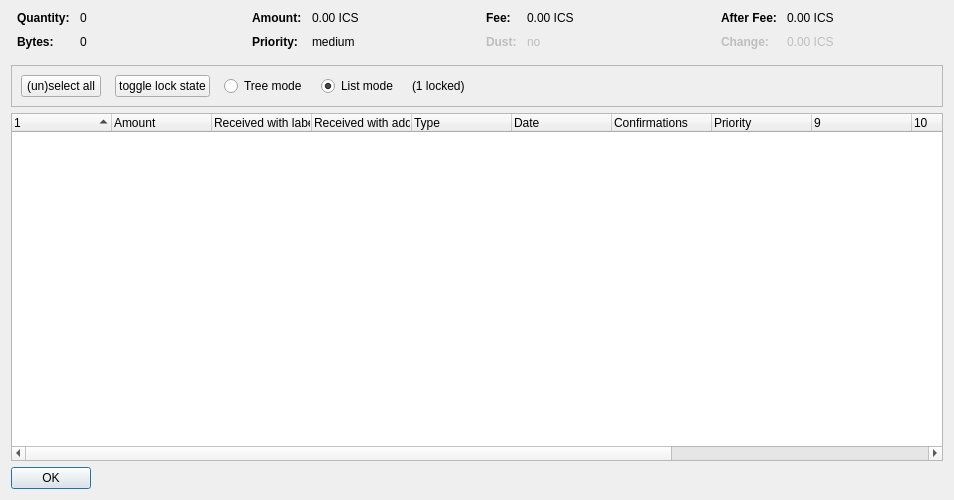
<?xml version="1.0" encoding="UTF-8"?>
<ui version="4.0">
 <class>CoinControlDialog</class>
 <widget class="QDialog" name="CoinControlDialog">
  <property name="geometry">
   <rect>
    <x>0</x>
    <y>0</y>
    <width>954</width>
    <height>500</height>
   </rect>
  </property>
  <property name="windowTitle">
   <string>Coin Selection</string>
  </property>
  <layout class="QVBoxLayout" name="verticalLayout">
   <item>
    <layout class="QHBoxLayout" name="horizontalLayoutTop" stretch="0,0,0,0">
     <property name="topMargin">
      <number>0</number>
     </property>
     <property name="bottomMargin">
      <number>10</number>
     </property>
     <item>
      <layout class="QFormLayout" name="formLayoutCoinControl1">
       <property name="horizontalSpacing">
        <number>10</number>
       </property>
       <property name="verticalSpacing">
        <number>10</number>
       </property>
       <property name="leftMargin">
        <number>6</number>
       </property>
       <property name="rightMargin">
        <number>6</number>
       </property>
       <item row="0" column="0">
        <widget class="QLabel" name="labelCoinControlQuantityText">
         <property name="font">
          <font>
           <weight>75</weight>
           <bold>true</bold>
          </font>
         </property>
         <property name="text">
          <string>Quantity:</string>
         </property>
        </widget>
       </item>
       <item row="0" column="1">
        <widget class="QLabel" name="labelCoinControlQuantity">
         <property name="cursor">
          <cursorShape>IBeamCursor</cursorShape>
         </property>
         <property name="contextMenuPolicy">
          <enum>Qt::ActionsContextMenu</enum>
         </property>
         <property name="text">
          <string notr="true">0</string>
         </property>
         <property name="textInteractionFlags">
          <set>Qt::LinksAccessibleByMouse|Qt::TextSelectableByKeyboard|Qt::TextSelectableByMouse</set>
         </property>
        </widget>
       </item>
       <item row="1" column="0">
        <widget class="QLabel" name="labelCoinControlBytesText">
         <property name="font">
          <font>
           <weight>75</weight>
           <bold>true</bold>
          </font>
         </property>
         <property name="text">
          <string>Bytes:</string>
         </property>
        </widget>
       </item>
       <item row="1" column="1">
        <widget class="QLabel" name="labelCoinControlBytes">
         <property name="cursor">
          <cursorShape>IBeamCursor</cursorShape>
         </property>
         <property name="contextMenuPolicy">
          <enum>Qt::ActionsContextMenu</enum>
         </property>
         <property name="text">
          <string notr="true">0</string>
         </property>
         <property name="textInteractionFlags">
          <set>Qt::LinksAccessibleByMouse|Qt::TextSelectableByKeyboard|Qt::TextSelectableByMouse</set>
         </property>
        </widget>
       </item>
      </layout>
     </item>
     <item>
      <layout class="QFormLayout" name="formLayoutCoinControl2">
       <property name="horizontalSpacing">
        <number>10</number>
       </property>
       <property name="verticalSpacing">
        <number>10</number>
       </property>
       <property name="leftMargin">
        <number>6</number>
       </property>
       <property name="rightMargin">
        <number>6</number>
       </property>
       <item row="0" column="0">
        <widget class="QLabel" name="labelCoinControlAmountText">
         <property name="font">
          <font>
           <weight>75</weight>
           <bold>true</bold>
          </font>
         </property>
         <property name="text">
          <string>Amount:</string>
         </property>
        </widget>
       </item>
       <item row="0" column="1">
        <widget class="QLabel" name="labelCoinControlAmount">
         <property name="cursor">
          <cursorShape>IBeamCursor</cursorShape>
         </property>
         <property name="contextMenuPolicy">
          <enum>Qt::ActionsContextMenu</enum>
         </property>
         <property name="text">
          <string notr="true">0.00 ICS</string>
         </property>
         <property name="textInteractionFlags">
          <set>Qt::LinksAccessibleByMouse|Qt::TextSelectableByKeyboard|Qt::TextSelectableByMouse</set>
         </property>
        </widget>
       </item>
       <item row="1" column="0">
        <widget class="QLabel" name="labelCoinControlPriorityText">
         <property name="font">
          <font>
           <weight>75</weight>
           <bold>true</bold>
          </font>
         </property>
         <property name="text">
          <string>Priority:</string>
         </property>
        </widget>
       </item>
       <item row="1" column="1">
        <widget class="QLabel" name="labelCoinControlPriority">
         <property name="cursor">
          <cursorShape>IBeamCursor</cursorShape>
         </property>
         <property name="contextMenuPolicy">
          <enum>Qt::ActionsContextMenu</enum>
         </property>
         <property name="text">
          <string>medium</string>
         </property>
         <property name="textInteractionFlags">
          <set>Qt::LinksAccessibleByMouse|Qt::TextSelectableByKeyboard|Qt::TextSelectableByMouse</set>
         </property>
        </widget>
       </item>
      </layout>
     </item>
     <item>
      <layout class="QFormLayout" name="formLayoutCoinControl3">
       <property name="horizontalSpacing">
        <number>10</number>
       </property>
       <property name="verticalSpacing">
        <number>10</number>
       </property>
       <property name="leftMargin">
        <number>6</number>
       </property>
       <property name="rightMargin">
        <number>6</number>
       </property>
       <item row="0" column="0">
        <widget class="QLabel" name="labelCoinControlFeeText">
         <property name="font">
          <font>
           <weight>75</weight>
           <bold>true</bold>
          </font>
         </property>
         <property name="text">
          <string>Fee:</string>
         </property>
        </widget>
       </item>
       <item row="0" column="1">
        <widget class="QLabel" name="labelCoinControlFee">
         <property name="cursor">
          <cursorShape>IBeamCursor</cursorShape>
         </property>
         <property name="contextMenuPolicy">
          <enum>Qt::ActionsContextMenu</enum>
         </property>
         <property name="text">
          <string notr="true">0.00 ICS</string>
         </property>
         <property name="textInteractionFlags">
          <set>Qt::LinksAccessibleByMouse|Qt::TextSelectableByKeyboard|Qt::TextSelectableByMouse</set>
         </property>
        </widget>
       </item>
       <item row="1" column="0">
        <widget class="QLabel" name="labelCoinControlLowOutputText">
         <property name="enabled">
          <bool>false</bool>
         </property>
         <property name="font">
          <font>
           <weight>75</weight>
           <bold>true</bold>
          </font>
         </property>
         <property name="text">
          <string>Dust:</string>
         </property>
        </widget>
       </item>
       <item row="1" column="1">
        <widget class="QLabel" name="labelCoinControlLowOutput">
         <property name="enabled">
          <bool>false</bool>
         </property>
         <property name="cursor">
          <cursorShape>IBeamCursor</cursorShape>
         </property>
         <property name="contextMenuPolicy">
          <enum>Qt::ActionsContextMenu</enum>
         </property>
         <property name="text">
          <string>no</string>
         </property>
         <property name="textInteractionFlags">
          <set>Qt::LinksAccessibleByMouse|Qt::TextSelectableByKeyboard|Qt::TextSelectableByMouse</set>
         </property>
        </widget>
       </item>
      </layout>
     </item>
     <item>
      <layout class="QFormLayout" name="formLayoutCoinControl4">
       <property name="horizontalSpacing">
        <number>10</number>
       </property>
       <property name="verticalSpacing">
        <number>10</number>
       </property>
       <property name="leftMargin">
        <number>6</number>
       </property>
       <property name="rightMargin">
        <number>6</number>
       </property>
       <item row="0" column="0">
        <widget class="QLabel" name="labelCoinControlAfterFeeText">
         <property name="font">
          <font>
           <weight>75</weight>
           <bold>true</bold>
          </font>
         </property>
         <property name="text">
          <string>After Fee:</string>
         </property>
        </widget>
       </item>
       <item row="0" column="1">
        <widget class="QLabel" name="labelCoinControlAfterFee">
         <property name="cursor">
          <cursorShape>IBeamCursor</cursorShape>
         </property>
         <property name="contextMenuPolicy">
          <enum>Qt::ActionsContextMenu</enum>
         </property>
         <property name="text">
          <string notr="true">0.00 ICS</string>
         </property>
         <property name="textInteractionFlags">
          <set>Qt::LinksAccessibleByMouse|Qt::TextSelectableByKeyboard|Qt::TextSelectableByMouse</set>
         </property>
        </widget>
       </item>
       <item row="1" column="0">
        <widget class="QLabel" name="labelCoinControlChangeText">
         <property name="enabled">
          <bool>false</bool>
         </property>
         <property name="font">
          <font>
           <weight>75</weight>
           <bold>true</bold>
          </font>
         </property>
         <property name="text">
          <string>Change:</string>
         </property>
        </widget>
       </item>
       <item row="1" column="1">
        <widget class="QLabel" name="labelCoinControlChange">
         <property name="enabled">
          <bool>false</bool>
         </property>
         <property name="cursor">
          <cursorShape>IBeamCursor</cursorShape>
         </property>
         <property name="contextMenuPolicy">
          <enum>Qt::ActionsContextMenu</enum>
         </property>
         <property name="text">
          <string notr="true">0.00 ICS</string>
         </property>
         <property name="textInteractionFlags">
          <set>Qt::LinksAccessibleByMouse|Qt::TextSelectableByKeyboard|Qt::TextSelectableByMouse</set>
         </property>
        </widget>
       </item>
      </layout>
     </item>
    </layout>
   </item>
   <item>
    <widget class="QFrame" name="frame">
     <property name="minimumSize">
      <size>
       <width>0</width>
       <height>40</height>
      </size>
     </property>
     <property name="frameShape">
      <enum>QFrame::StyledPanel</enum>
     </property>
     <property name="frameShadow">
      <enum>QFrame::Sunken</enum>
     </property>
     <layout class="QHBoxLayout" name="horizontalLayout">
      <item>
       <layout class="QHBoxLayout" name="horizontalLayoutPanel" stretch="0,0,0,0,0,0">
        <property name="spacing">
         <number>14</number>
        </property>
        <item>
         <widget class="QPushButton" name="pushButtonSelectAll">
          <property name="sizePolicy">
           <sizepolicy hsizetype="Maximum" vsizetype="Fixed">
            <horstretch>0</horstretch>
            <verstretch>0</verstretch>
           </sizepolicy>
          </property>
          <property name="text">
           <string>(un)select all</string>
          </property>
          <property name="autoDefault">
           <bool>false</bool>
          </property>
         </widget>
        </item>
        <item>
         <widget class="QPushButton" name="pushButtonToggleLock">
          <property name="sizePolicy">
           <sizepolicy hsizetype="Maximum" vsizetype="Fixed">
            <horstretch>0</horstretch>
            <verstretch>0</verstretch>
           </sizepolicy>
          </property>
          <property name="text">
           <string>toggle lock state</string>
          </property>
          <property name="autoDefault">
           <bool>false</bool>
          </property>
         </widget>
        </item>
        <item>
         <widget class="QRadioButton" name="radioTreeMode">
          <property name="sizePolicy">
           <sizepolicy hsizetype="Maximum" vsizetype="Fixed">
            <horstretch>0</horstretch>
            <verstretch>0</verstretch>
           </sizepolicy>
          </property>
          <property name="text">
           <string>Tree mode</string>
          </property>
         </widget>
        </item>
        <item>
         <widget class="QRadioButton" name="radioListMode">
          <property name="sizePolicy">
           <sizepolicy hsizetype="Maximum" vsizetype="Fixed">
            <horstretch>0</horstretch>
            <verstretch>0</verstretch>
           </sizepolicy>
          </property>
          <property name="text">
           <string>List mode</string>
          </property>
          <property name="checked">
           <bool>true</bool>
          </property>
         </widget>
        </item>
        <item>
         <widget class="QLabel" name="labelLocked">
          <property name="text">
           <string>(1 locked)</string>
          </property>
         </widget>
        </item>
        <item>
         <spacer name="horizontalSpacer">
          <property name="orientation">
           <enum>Qt::Horizontal</enum>
          </property>
          <property name="sizeHint" stdset="0">
           <size>
            <width>40</width>
            <height>20</height>
           </size>
          </property>
         </spacer>
        </item>
       </layout>
      </item>
     </layout>
    </widget>
   </item>
   <item>
    <widget class="CoinControlTreeWidget" name="treeWidget">
     <property name="contextMenuPolicy">
      <enum>Qt::CustomContextMenu</enum>
     </property>
     <property name="sortingEnabled">
      <bool>false</bool>
     </property>
     <property name="columnCount">
      <number>13</number>
     </property>
     <attribute name="headerShowSortIndicator" stdset="0">
      <bool>true</bool>
     </attribute>
     <attribute name="headerStretchLastSection">
      <bool>false</bool>
     </attribute>
     <column>
      <property name="text">
       <string/>
      </property>
     </column>
     <column>
      <property name="text">
       <string>Amount</string>
      </property>
     </column>
     <column>
      <property name="text">
       <string>Received with label</string>
      </property>
     </column>
     <column>
      <property name="text">
       <string>Received with address</string>
      </property>
     </column>
     <column>
      <property name="text">
       <string>Type</string>
      </property>
     </column>
     <column>
      <property name="text">
       <string>Date</string>
      </property>
     </column>
     <column>
      <property name="text">
       <string>Confirmations</string>
      </property>
      <property name="toolTip">
       <string>Confirmed</string>
      </property>
     </column>
     <column>
      <property name="text">
       <string>Priority</string>
      </property>
     </column>
     <column>
      <property name="text">
       <string/>
      </property>
     </column>
     <column>
      <property name="text">
       <string/>
      </property>
     </column>
     <column>
      <property name="text">
       <string/>
      </property>
     </column>
     <column>
      <property name="text">
       <string/>
      </property>
     </column>
     <column>
      <property name="text">
       <string/>
      </property>
     </column>
    </widget>
   </item>
   <item>
    <widget class="QDialogButtonBox" name="buttonBox">
     <property name="sizePolicy">
      <sizepolicy hsizetype="Maximum" vsizetype="Fixed">
       <horstretch>0</horstretch>
       <verstretch>0</verstretch>
      </sizepolicy>
     </property>
     <property name="orientation">
      <enum>Qt::Horizontal</enum>
     </property>
     <property name="standardButtons">
      <set>QDialogButtonBox::Ok</set>
     </property>
    </widget>
   </item>
  </layout>
 </widget>
 <customwidgets>
  <customwidget>
   <class>CoinControlTreeWidget</class>
   <extends>QTreeWidget</extends>
   <header>coincontroltreewidget.h</header>
  </customwidget>
 </customwidgets>
 <resources/>
 <connections/>
</ui>
